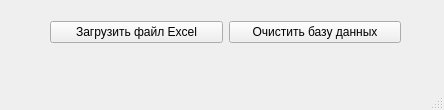
<?xml version="1.0" encoding="UTF-8"?>
<ui version="4.0">
 <class>MainWindow</class>
 <widget class="QMainWindow" name="MainWindow">
  <property name="geometry">
   <rect>
    <x>0</x>
    <y>0</y>
    <width>444</width>
    <height>110</height>
   </rect>
  </property>
  <property name="windowTitle">
   <string>MainWindow</string>
  </property>
  <widget class="QWidget" name="centralwidget">
   <widget class="QWidget" name="">
    <property name="geometry">
     <rect>
      <x>50</x>
      <y>20</y>
      <width>351</width>
      <height>25</height>
     </rect>
    </property>
    <layout class="QHBoxLayout" name="horizontalLayout">
     <item>
      <widget class="QPushButton" name="pushButton_Load_Excel">
       <property name="text">
        <string>Загрузить файл Excel</string>
       </property>
      </widget>
     </item>
     <item>
      <widget class="QPushButton" name="pushButton_cleardb">
       <property name="text">
        <string>Очистить базу данных</string>
       </property>
      </widget>
     </item>
    </layout>
   </widget>
  </widget>
  <widget class="QMenuBar" name="menubar">
   <property name="geometry">
    <rect>
     <x>0</x>
     <y>0</y>
     <width>444</width>
     <height>21</height>
    </rect>
   </property>
  </widget>
  <widget class="QStatusBar" name="statusbar"/>
 </widget>
 <resources/>
 <connections/>
</ui>
